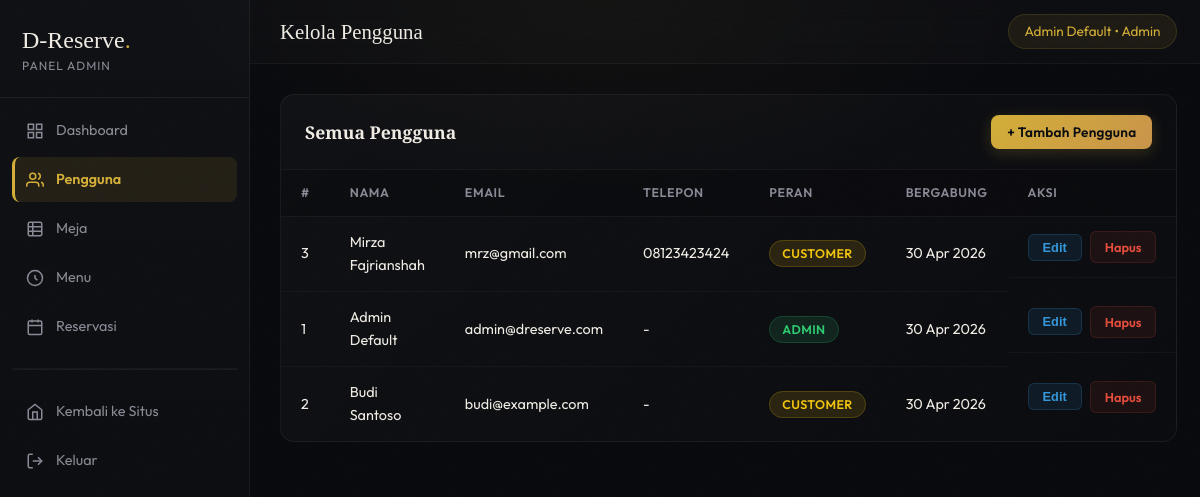
Screenshot of /public/index.php?action=admin_users (signed in) with the database file from the repository.
### tables this page shows
CREATE TABLE `users` (
  `id` int(11) NOT NULL,
  `name` varchar(100) NOT NULL,
  `email` varchar(100) NOT NULL,
  `password` varchar(255) NOT NULL,
  `role` enum('customer','admin') DEFAULT 'customer',
  `created_at` timestamp NOT NULL DEFAULT current_timestamp(),
  `phone` varchar(20) DEFAULT NULL
);

### controllers/AdminController.php (called while the page is built, shortened)
<?php
require_once '../models/User.php';
class AdminController {
    private $db;
    public function __construct() {
        $database = new Database();
        $this->db = $database->getConnection();
    }
    public function users() {
        $userModel = new User($this->db);
        $users     = $userModel->readAll();
        require_once '../views/admin/users.php';
    }
}
?>

### config/Database.php (called while the page is built, shortened)
<?php
class Database {
    private $host = "localhost";
    private $db_name = "dreserve";
    private $username = "root";
    private $password = "";
    public function getConnection() {
        $this->conn = null;
        try {
            $this->conn = new PDO("mysql:host=" . $this->host . ";dbname=" . $this->db_name, $this->username, $this->password);
            $this->conn->setAttribute(PDO::ATTR_ERRMODE, PDO::ERRMODE_EXCEPTION);
        } catch(PDOException $exception) {
            echo "Connection error: " . $exception->getMessage();
        }
        return $this->conn;
    }
}
?>

### models/User.php (called while the page is built, shortened)
<?php
class User {
    private $conn;
    private $table_name = "users";
    public function __construct($db) {
        $this->conn = $db;
    }
    public function readAll() {
        $query = "SELECT id, name, email, phone, role, created_at FROM " . $this->table_name . " ORDER BY created_at DESC";
        $stmt = $this->conn->prepare($query);
        $stmt->execute();
        return $stmt;
    }
}
?>

### views/admin/users.php (the view, shortened to what this page needs)
<?php require_once '../views/admin/layout/header.php'; ?>
<div class="admin-card">
    <div class="admin-card-header">
        <h3>Semua Pengguna</h3>
        <button type="button" class="btn btn-primary" style="font-size:0.85rem; padding:8px 16px;" onclick="openModal('addUserModal')">+ Tambah Pengguna</button>
    </div>
    <div class="table-responsive">
        <table class="admin-table">
            <thead>
                <tr>
                    <th>#</th>
                    <th>Nama</th>
                    <th>Email</th>
                    <th>Telepon</th>
                    <th>Peran</th>
                    <th>Bergabung</th>
                    <th>Aksi</th>
                </tr>
            </thead>
            <tbody>
                <?php while($row = $users->fetch(PDO::FETCH_ASSOC)): ?>
                <tr>
                    <td><?= $row['id'] ?></td>
                    <td><?= htmlspecialchars($row['name']) ?></td>
                    <td><?= htmlspecialchars($row['email']) ?></td>
                    <td><?= htmlspecialchars($row['phone'] ?? '-') ?></td>
                    <td><span class="badge <?= $row['role'] === 'admin' ? 'badge-confirmed' : 'badge-pending' ?>"><?= ucfirst($row['role']) ?></span></td>
                    <td><?= date('d M Y', strtotime($row['created_at'])) ?></td>
                    <td class="action-buttons">
                        <button type="button" class="btn-action btn-edit" onclick='openEditUserModal(<?= htmlspecialchars(json_encode($row, JSON_HEX_APOS | JSON_HEX_QUOT)) ?>)'>Edit</button>
                        <a href="index.php?action=admin_user_delete&id=<?= $row['id'] ?>" class="btn-action btn-delete" onclick="return confirm('Hapus pengguna ini?')">Hapus</a>
                    </td>
                </tr>
                <?php endwhile; ?>
            </tbody>
        </table>
    </div>
</div>
<?php require_once '../views/admin/layout/footer.php'; ?>

### public/css/style.css (style rules this page uses)
:root { --bg-color: #0a0c10; --bg-surface: #12141a; --surface-color: rgba(255, 255, 255, 0.04); --surface-hover: rgba(255, 255, 255, 0.08); --primary-color: #d4af37; --primary-hover: #e8c84a; --primary-glow: rgba(212, 175, 55, 0.25); --accent-warm: #c9944a; --text-main: #f0ece4; --text-muted: #8a8a96; --danger: #e74c3c; --success: #2ecc71; --radius-sm: 8px; --radius-md: 14px; --radius-lg: 20px; --font-sans: 'Outfit', sans-serif; --font-serif: 'Playfair Display', serif; }
* { margin: 0; padding: 0; box-sizing: border-box; }
body { background-color: var(--bg-color); background-image: radial-gradient(ellipse 80% 60% at 50% 0%, rgba(212,175,55,0.06) 0%, transparent 60%), radial-gradient(ellipse 60% 50% at 80% 100%, rgba(100,60,180,0.04) 0%, transparent 50%); color: var(--text-main); font-family: var(--font-sans); line-height: 1.6; min-height: 100vh; display: flex; flex-direction: column; }
body::before { content: ''; position: fixed; inset: 0; z-index: 9998; pointer-events: none; opacity: 0.025; background-repeat: repeat; background-size: 200px; }
h1, h2, h3 { font-family: var(--font-serif); font-weight: 600; color: var(--primary-color); }
.btn { padding: 12px 28px; border-radius: var(--radius-sm); cursor: pointer; font-family: var(--font-sans); font-weight: 600; font-size: 0.9rem; text-decoration: none; transition: all 0.35s cubic-bezier(0.16, 1, 0.3, 1); border: none; display: inline-block; position: relative; overflow: hidden; letter-spacing: 0.02em; }
.btn-primary { background: linear-gradient(135deg, #d4af37, #c9944a); color: #0a0c10; box-shadow: 0 4px 15px rgba(212,175,55,0.2); }
.btn-primary::before { content: ''; position: absolute; top: 0; left: -100%; width: 100%; height: 100%; background: linear-gradient(90deg, transparent, rgba(255,255,255,0.25), transparent); transition: left 0.5s ease; }
.badge { padding: 5px 12px; border-radius: 20px; font-size: 0.78rem; font-weight: 600; text-transform: uppercase; letter-spacing: 0.03em; }
.badge-pending { background: rgba(241, 196, 15, 0.12); color: #f1c40f; border: 1px solid rgba(241,196,15,0.2); }
.badge-confirmed { background: rgba(46, 204, 113, 0.12); color: #2ecc71; border: 1px solid rgba(46,204,113,0.2); }
table { width: 100%; border-collapse: collapse; margin-top: 20px; }
th, td { padding: 15px; text-align: left; border-bottom: 1px solid rgba(255,255,255,0.04); }
th { color: var(--primary-color); font-weight: 600; font-size: 0.85rem; }
.admin-body { display: flex; flex-direction: row; min-height: 100vh; background-color: #08090d; background-image: radial-gradient(ellipse 60% 40% at 50% 0%, rgba(212,175,55,0.04) 0%, transparent 60%); }
.admin-card { background: linear-gradient(135deg, rgba(255,255,255,0.03), rgba(255,255,255,0.01)); border: 1px solid rgba(255,255,255,0.05); border-radius: var(--radius-md); overflow: hidden; }
.admin-card-header { display: flex; align-items: center; justify-content: space-between; padding: 20px 24px; border-bottom: 1px solid rgba(255,255,255,0.04); }
.admin-card-header h3 { font-size: 1.1rem; margin-bottom: 0; color: var(--text-main); }
.table-responsive { overflow-x: auto; }
.admin-table { width: 100%; border-collapse: collapse; margin-top: 0; }
.admin-table th { padding: 13px 20px; font-size: 0.78rem; text-transform: uppercase; letter-spacing: 0.6px; color: var(--text-muted); background: rgba(0,0,0,0.2); border-bottom: 1px solid rgba(255,255,255,0.04); }
.admin-table td { padding: 14px 20px; border-bottom: 1px solid rgba(255,255,255,0.03); font-size: 0.9rem; vertical-align: middle; }
.admin-table tbody tr { transition: all 0.2s ease; }
.admin-table tbody tr:last-child td { border-bottom: none; }
.action-buttons { display: flex; gap: 8px; align-items: center; }
.btn-action { padding: 5px 14px; border-radius: 6px; font-size: 0.8rem; font-weight: 600; cursor: pointer; text-decoration: none; transition: all 0.2s ease; display: inline-block; }
.btn-edit { background: rgba(52,152,219,0.1); color: #3498db; border: 1px solid rgba(52,152,219,0.2); }
.btn-delete { background: rgba(231,76,60,0.08); color: #e74c3c; border: 1px solid rgba(231,76,60,0.15); }

### rows the page displays
users: id "3", name "Mirza Fajrianshah", email "mrz@gmail.com", phone "08123423424", role "CUSTOMER", created_at "30 Apr 2026"
users: id "1", name "Admin Default", email "admin@dreserve.com", phone "-", role "ADMIN", created_at "30 Apr 2026"
users: id "2", name "Budi Santoso", email "budi@example.com", phone "-", role "CUSTOMER", created_at "30 Apr 2026"

### other values shown
$titles[$_GET['action'] ?? 'admin_dashboard'] "Kelola Pengguna"
$_SESSION['user_name'] "Admin Default"
